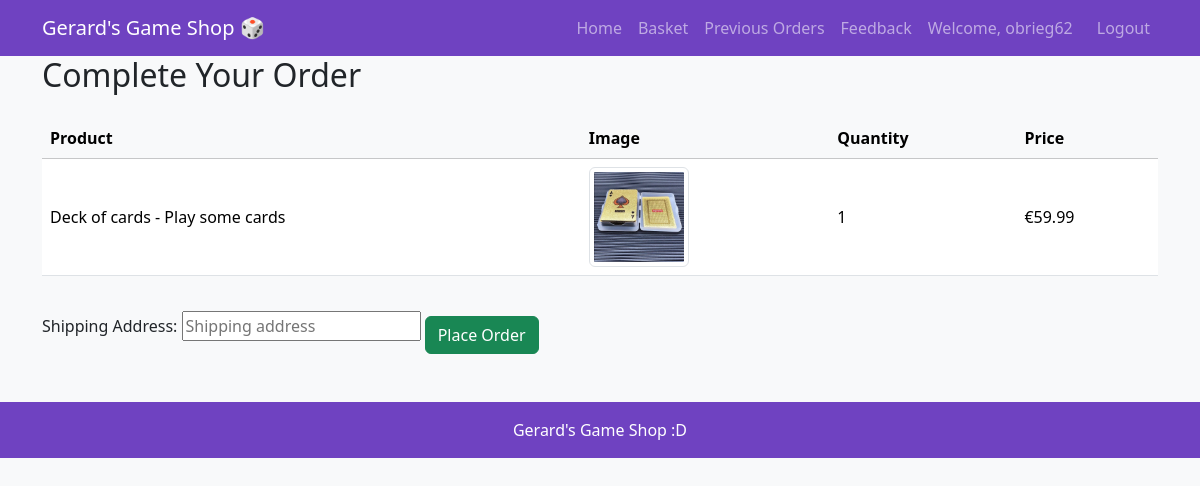
The app's page /order/ (signed in) with its own data.
### gerardshop/models.py (models this page shows)
class User(AbstractUser):
    pass

class BasketItem(models.Model):
    id = models.AutoField(primary_key=True)
    basket_id = models.ForeignKey(Basket, on_delete=models.CASCADE)
    product_id = models.ForeignKey(Product, on_delete=models.CASCADE)
    quantity = models.IntegerField(default=1)
    def item_price(self):
        return self.product_id.price * self.quantity

class Product(models.Model):
    id = models.AutoField(primary_key=True)
    name = models.CharField(max_length=200, null=False)
    description = models.TextField(null = False)
    price = models.DecimalField(max_digits=6, decimal_places=2, default=0.0)
    product_image = models.FileField(upload_to='products')

### gerardshop/views.py (the view)
# urls.py: path('order/', views.order, name='order'),
def order(request):
    user = request.user
    basket = Basket.objects.filter(user_id=user, is_active=True).first()
    if basket is None:
        return redirect("/")
    sbi = BasketItem.objects.filter(basket_id=basket)
    if not sbi.exists(): # if there are no items
        return redirect("/")
    if request.method == "POST":
        form = OrderForm(request.POST)
        if form.is_valid():
            order = form.save(commit=False)
            order.user_id = user
            order.basket_id = basket
            total = 0.0
            for item in sbi:
                total += float(item.item_price())
            order.total_price = total
            order.save()
            basket.is_active = False
            basket.save()
            return render(request, 'ordercomplete.html', {'order':order, 'basket':basket, 'sbi':sbi})
        else:
            return render(request, 'orderform.html', {'form':form, 'basket':basket, 'sbi':sbi})
    else:
        form = OrderForm()
        return render(request, 'orderform.html', {'form':form, 'basket':basket, 'sbi':sbi})

### gerardshop/forms.py
class OrderForm(ModelForm):
    shipping_addr = forms.CharField(label="Shipping Address",widget=forms.TextInput(attrs={'class': "aesthetic-windows-95-text-input", 'placeholder': 'Shipping address', 'id': 'ship-addr'}))
    class Meta:
        model = Order
        fields = ['shipping_addr']

### gerardshop/templates/orderform.html (shortened to what this page needs)
{% extends 'base.html' %}
{% block content %}
<h2 class="mb-4">Complete Your Order</h2>
<table class="table table-hover align-middle mb-4">
    <thead class="table-light">
        <tr>
            <th>Product</th>
            <th>Image</th>
            <th>Quantity</th>
            <th>Price</th>
        </tr>
    </thead>
    <tbody>
        {% for item in sbi %}
        <tr>
            <td>{{ item.product_id.name }} - {{ item.product_id.description }}</td>
            <td><img src="{{ item.product_id.product_image.url }}" class="img-thumbnail" style="max-width:100px;"></td>
            <td>{{ item.quantity }}</td>
            <td>€{{ item.item_price }}</td>
        </tr>
        {% endfor %}
    </tbody>
</table>
<form method="POST">
    {{ form.as_table }}
    <button type="submit" class="btn btn-success mt-3">Place Order</button>
</form>
{% endblock %}

### gerardshop/templates/base.html (shortened to what this page needs)
<!DOCTYPE html>
<html lang="en">
<head>
    <link href="https://cdn.jsdelivr.net/npm/bootstrap@5.3.8/dist/css/bootstrap.min.css" rel="stylesheet">
</head>
<body class="bg-light">
<nav class="navbar navbar-expand-lg navbar-dark" style="background-color:#6f42c1;" mb-4>
  <div class="container">
    <a class="navbar-brand" href="/">Gerard's Game Shop 🎲</a>
    <div class="collapse navbar-collapse" id="navbarNav">
      <ul class="navbar-nav ms-auto">
        <li class="nav-item"><a class="nav-link" href="/">Home</a></li>
        <li class="nav-item"><a class="nav-link" href="/basket">Basket</a></li>
        <li class="nav-item"><a class="nav-link" href="/orderhistory/">Previous Orders</a></li>
        <li class="nav-item"><a class="nav-link" href="/feedback">Feedback</a></li>
        {% if user.is_authenticated %}
          <li class="nav-item"><span class="nav-link">Welcome, {{ user.username }}</span></li>
          <li class="nav-item"><a class="nav-link btn btn-light btn-sm ms-2" href="/logout/">Logout</a></li>
        {% else %}
          <li class="nav-item"><a class="nav-link btn btn-light btn-sm ms-2" href="/login/">Login</a></li>
          <li class="nav-item"><a class="nav-link btn btn-light btn-sm ms-2" href="/register/">Register</a></li>
        {% endif %}
      </ul>
    </div>
  </div>
</nav>
<div class="container mb-5">
    {% block content %}
    {% endblock %}
</div>
<footer class="text-white py-3 mt-auto text-center" style="background-color:#6f42c1;">
     Gerard's Game Shop :D
</footer>
</body>
</html>

### records on screen
User: username "obrieg62"
BasketItem: product_id.name "Deck of cards", product_id.description "Play some cards", product_id.product_image (picture), quantity "1", item_price "59.99"
